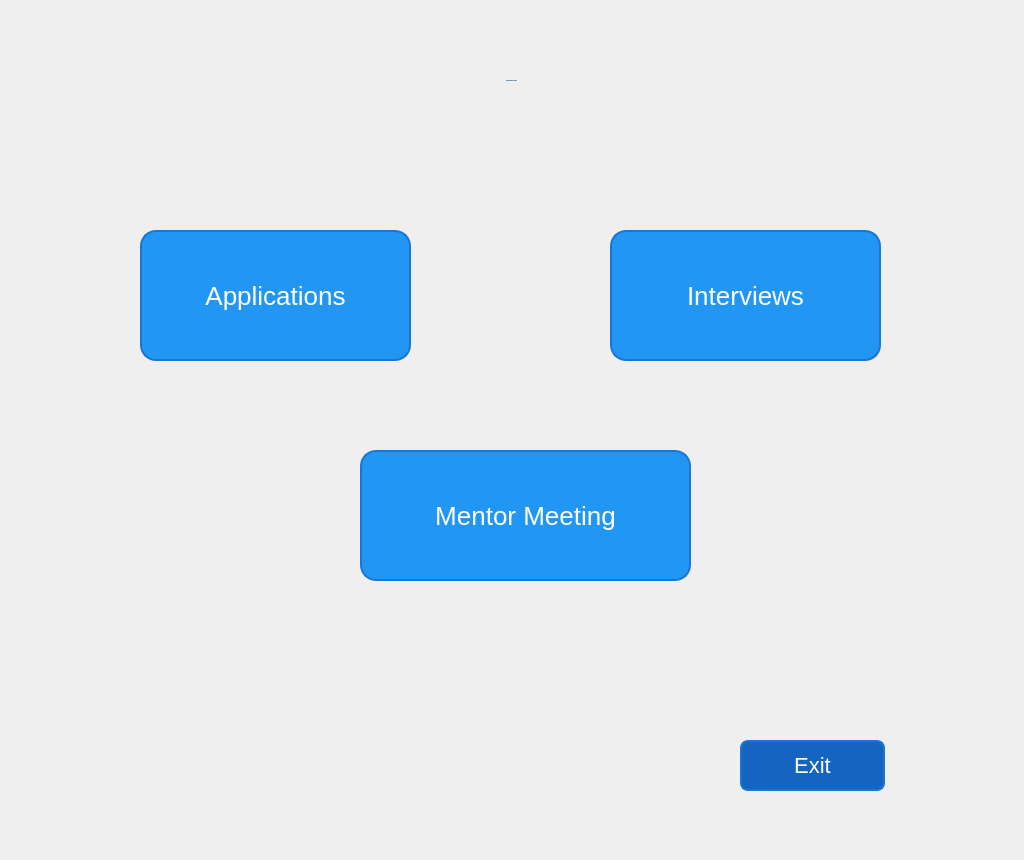
<?xml version="1.0" encoding="UTF-8"?>
<ui version="4.0">
 <class>Form</class>
 <widget class="QWidget" name="Form">
  <property name="geometry">
   <rect>
    <x>0</x>
    <y>0</y>
    <width>1024</width>
    <height>860</height>
   </rect>
  </property>
  <property name="minimumSize">
   <size>
    <width>1024</width>
    <height>860</height>
   </size>
  </property>
  <property name="maximumSize">
   <size>
    <width>1024</width>
    <height>860</height>
   </size>
  </property>
  <property name="windowTitle">
   <string>Preference Menu (User)</string>
  </property>
  <property name="styleSheet">
   <string notr="true">QWidget {
background: qlineargradient(spread:pad, x1:0, y1:0, x2:1, y2:1, 
stop:0 #4D9E63, stop:1 #5A99D9);


}
QPushButton {
    background-color: #2196F3;
    border-radius: 16px;
    border: 2px solid #1976D2;
    padding: 10px 20px;
    font-size: 26px;
    color: white;
    box-shadow: 0 4px #1976D2;
    transition: all 0.3s ease-in-out;
}

QPushButton:hover {
    background-color: #42A5F5;
    box-shadow: 0 8px #1976D2;
    transform: scale(1.2);  /* Butonu büyüt */
    font-size: 32px; /* Yazıyı büyüt */
}

QPushButton:pressed {
    background-color: #1E88E5;
    box-shadow: 0 2px #1976D2;
    transform: scale(1.1); /* Basılınca biraz küçült */
    font-size: 30px; /* Yazıyı biraz küçült */
}
</string>
  </property>
  <widget class="QPushButton" name="pushButton_Exit_2">
   <property name="geometry">
    <rect>
     <x>740</x>
     <y>740</y>
     <width>145</width>
     <height>51</height>
    </rect>
   </property>
   <property name="font">
    <font>
     <pointsize>-1</pointsize>
    </font>
   </property>
   <property name="styleSheet">
    <string notr="true">QPushButton {
  background-color: #1565C0;
    border-radius: 8px;
    border: 2px solid #1976D2;
    padding: 10px 20px;
    font-size: 22px;
    color: white;
    box-shadow: 0 4px #1976D2;
    transition: all 0.3s ease;
}
QPushButton:hover {
    background-color: #42A5F5;
    box-shadow: 0 6px #1976D2;
    transform: translateY(-4px);
}

QPushButton:pressed {
    background-color: #1E88E5;
    box-shadow: 0 2px #1976D2;
    transform: translateY(2px);
}</string>
   </property>
   <property name="text">
    <string>Exit</string>
   </property>
   <property name="icon">
    <iconset>
     <normaloff>icons/exit.png.png</normaloff>icons/exit.png.png</iconset>
   </property>
  </widget>
  <widget class="QLabel" name="label">
   <property name="geometry">
    <rect>
     <x>-4</x>
     <y>-10</y>
     <width>1031</width>
     <height>181</height>
    </rect>
   </property>
   <property name="font">
    <font>
     <family>Verdana</family>
     <pointsize>-1</pointsize>
     <weight>75</weight>
     <italic>false</italic>
     <bold>true</bold>
    </font>
   </property>
   <property name="styleSheet">
    <string notr="true">QWidget {
    font: bold 32px &quot;Verdana&quot;;
    color: #004080;
background: qlineargradient(spread:pad, x1:0, y1:0, x2:1, y2:1, 
stop:0 #C2D9F0, stop:1 #85B1CF);

    text-shadow: 2px 2px 3px #996600;
    border-radius: 16px;
}
</string>
   </property>
   <property name="text">
    <string>PREFERENCE MENU</string>
   </property>
   <property name="alignment">
    <set>Qt::AlignCenter</set>
   </property>
  </widget>
  <widget class="QPushButton" name="pushButton_applications">
   <property name="geometry">
    <rect>
     <x>140</x>
     <y>230</y>
     <width>271</width>
     <height>131</height>
    </rect>
   </property>
   <property name="font">
    <font>
     <pointsize>-1</pointsize>
    </font>
   </property>
   <property name="text">
    <string>Applications</string>
   </property>
  </widget>
  <widget class="QPushButton" name="pushButton_mentorMeeting">
   <property name="geometry">
    <rect>
     <x>360</x>
     <y>450</y>
     <width>331</width>
     <height>131</height>
    </rect>
   </property>
   <property name="font">
    <font>
     <pointsize>-1</pointsize>
    </font>
   </property>
   <property name="text">
    <string>Mentor Meeting</string>
   </property>
  </widget>
  <widget class="QPushButton" name="pushButton_interviews">
   <property name="geometry">
    <rect>
     <x>610</x>
     <y>230</y>
     <width>271</width>
     <height>131</height>
    </rect>
   </property>
   <property name="font">
    <font>
     <pointsize>-1</pointsize>
    </font>
   </property>
   <property name="text">
    <string>Interviews</string>
   </property>
  </widget>
 </widget>
 <resources/>
 <connections/>
</ui>
